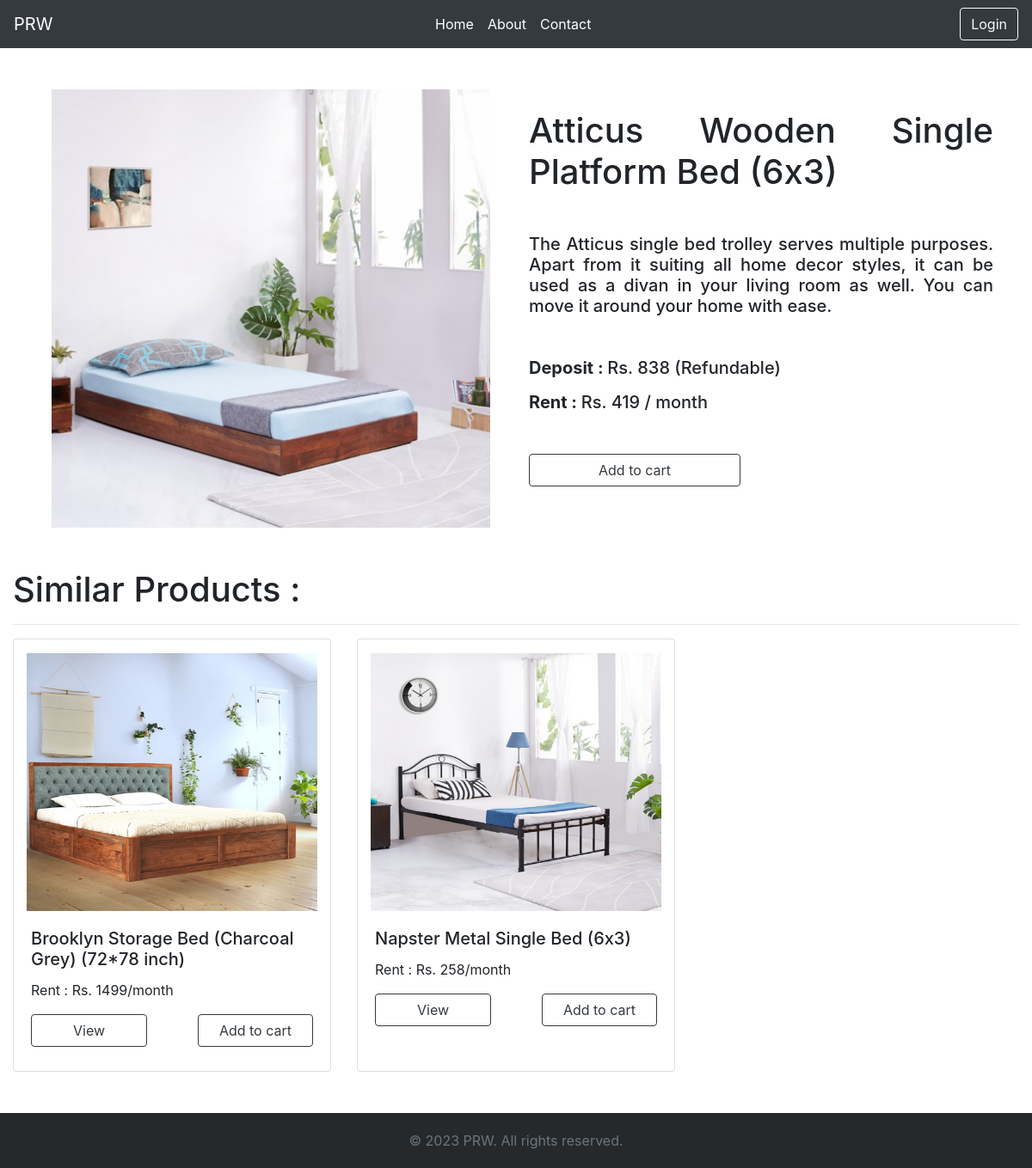
The page /product_view_page/1 on the database its author committed.
### models.py (models this page shows, shortened)
class Product(db.Model):
    product_id = db.Column(db.Integer,primary_key=True, autoincrement=True)
    product_name = db.Column(db.String(50),nullable=False)
    product_price = db.Column(db.Integer,nullable=True)
    product_image = db.Column(db.String(200),nullable=False)
    product_desc = db.Column(db.String(500),nullable=False)
    category_id = db.Column(db.Integer, db.ForeignKey('category.category_id'), nullable=False)
    user_id = db.Column(db.Integer, db.ForeignKey('user.user_id'), nullable=False)
    cart_fk = db.relationship('CartItem', backref='product', lazy=True, cascade="all,delete")

### routes.py (the view)
@app.route('/product_view_page/<int:product_id>')
def product_view_page(product_id):
    try:
        product = Product.query.get_or_404(product_id)
        similar_products = Product.query.filter(
            Product.category_id == product.category_id, Product.product_id != product_id).all()
        return render_template('product_view_page.html', product=product, similar_products=similar_products)
    except Exception as e:
        flash('Something went wrong. Try again!', 'danger')
        return redirect(url_for('index'))

### routes.py (called while the page is built)
@app.context_processor
def cart_item_count():
    if 'username' in session:
        try:
            user = User.query.filter_by(username=session['username']).first()
            cart_items = CartItem.query.filter_by(user_id=user.user_id).all()
            count = len(cart_items)
            return {'cart_item_count': count}
        except Exception as e:
            return {'cart_item_count': 0}
    else:
        return {'cart_item_count': 0}

### templates/product_view_page.html (shortened to what this page needs)
{% extends 'base.html' %}
{% block body %}
<div class="container my-5">
    <div class="row">
        <div class="col-md-6">
            <img class="container-fluid rounded"
                src="{{ url_for('static', filename='images/products/') + product.product_image }}"
                alt="{{product.product_name}}">
        </div>
        <div class="col-md-6">
            <h1 class="text-justify mt-4">{{product.product_name}}</h1>
            <h5 class="text-justify my-5">{{product.product_desc}}</h5>
            <h5 class="mb-3"><b>Deposit : </b> Rs. {{2 * product.product_price}} (Refundable) </h5>
            <h5><b>Rent : </b> Rs. {{product.product_price}} / month </h5>
            <div class="row justify-content-between mt-5 ">
                <div class="col-auto">
                    <a href="/add_to_cart/{{product.product_id}}" class="btn btn-outline-dark p-cart">Add to cart</a>
                </div>
            </div>
        </div>
    </div>
</div>
<div class="container-fluid my-5">
    <h1>Similar Products : </h1>
    <hr>
    <div class="row mb-5">
    {% for product in similar_products %}
    <div class="col-md-4 shadow-lg">
        <div class="card w-100 h-100 mb-2">
            <img src="{{ url_for('static', filename='images/products/' + product.product_image) }}"
                class="container card-img-top mt-3" style="height: 300px;" alt="Product 1">
            <div class="card-body">
                <h5 class="card-title">{{product.product_name}}</h5>
                <p class="card-text">Rent : Rs. {{product.product_price}}/month</p>
                <div class="row justify-content-between">
                    <div class="col-auto">
                        <a href="/product_view_page/{{product.product_id}}" class="btn btn-outline-dark px-5">View</a>
                    </div>
                    <div class="col-auto">
                        <a href="/add_to_cart/{{product.product_id}}" class="btn btn-outline-dark px-4">Add to cart</a>
                    </div>
                </div>
            </div>
        </div>
    </div>
    {% endfor %}
    </div>
</div>
{% endblock body %}

### static/css/style.css (style rules this page uses)
.p-cart { padding-right: 80px!important; padding-left: 80px!important; }
html { scroll-behavior: smooth; }
.body-css { margin: 0; padding: 0; display: flex; flex-direction: column; min-height: 100vh; }

### rows shown on the page
Product: product_image (picture), product_name "Atticus Wooden Single Platform Bed (6x3)", product_desc "The Atticus single bed trolley serves multiple purposes. Apart from it suiting all home decor styles, it can be used as a divan in your living room as well. You can move it around your home with ease.", 2*product.product_price "838", product_price "419"
Product: product_image (picture), product_name "Brooklyn Storage Bed (Charcoal Grey) (72*78 inch)", product_price "1499"
Product: product_image (picture), product_name "Napster Metal Single Bed (6x3)", product_price "258"
